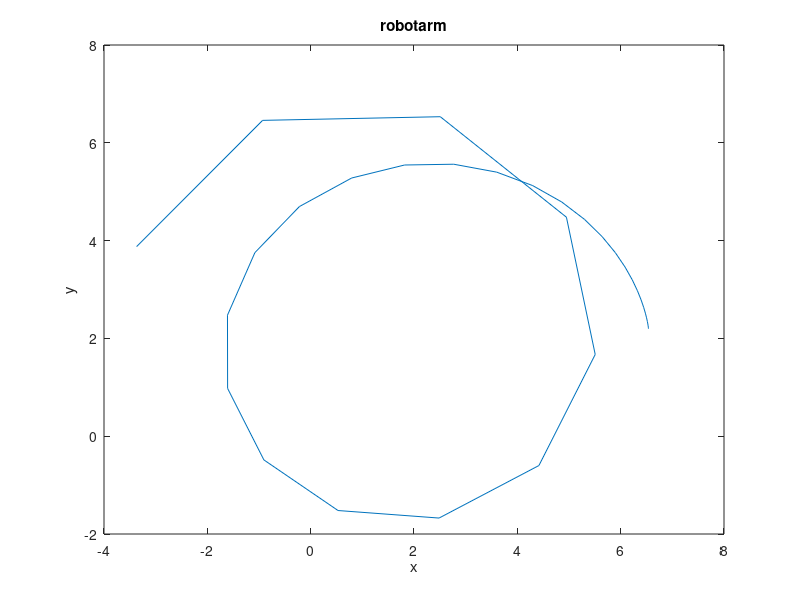

MATLAB code to generate this figure:
clc, clear all, close all

%Laboration 4 2a)

A=[27 81
    64 256];

b=[40.5
    121.6];

x=b\A;

a1= x(1,1)

a2= x(1,2)

%Konstanterna b1 och b2

b= [-48.6
    -160];

x= b\A;

b1= x(1,1)

b2= x(1,2)

%laboration 4.2b 

%Räknar ut graderna,

grader=[];
for t=[0:0.1: 4];

O1=10+a1*t^3+a2*t^4;

O2=20+b2*t^3+b2*t^4;

grader=[grader;O1 O2];

end

grader


xyvarden=[];
for k=[1:40];
    
    O1=grader(k,1);
    O2=grader(k,2);

x=4*cosd(O1)+3*cosd(O1+O2);

y=4*sind(O1)+3*sind(O1+O2);

xyvarden=[xyvarden;x y];

end

xyvarden

%plockar x- och yvärden
Xvarden=xyvarden(1:40, 1);
Yvarden=xyvarden(1:40, 2);

%plottar
plot (Xvarden, Yvarden)
title('robotarm')
ylabel('y')
xlabel('x')